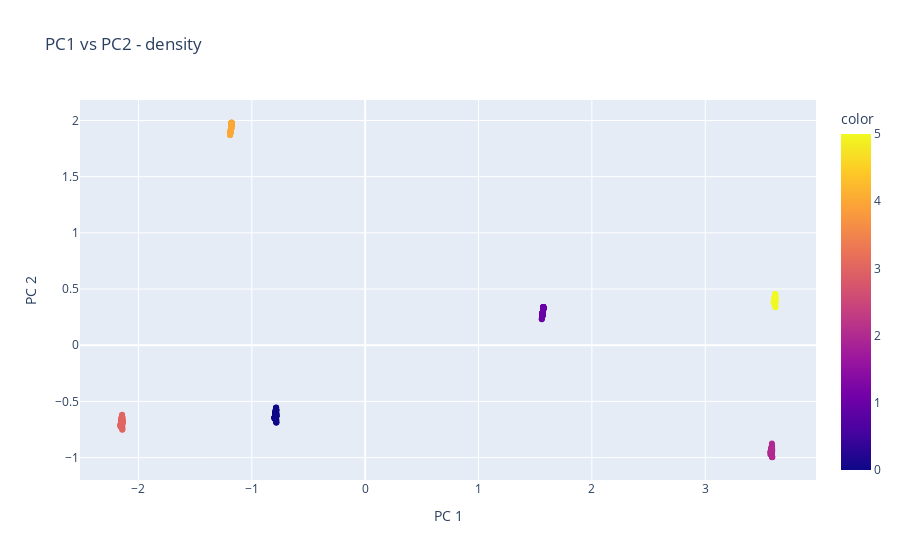

Write notebook code for a chart like this one.
### Code cell
# density
fig = px.scatter(
    components, x=0, y=1, color=db_demographics['y_db'],
#     title=f'Total Explained Variance: {total_var:.2f}%',
    title=f'PC1 vs PC2 - density',
    labels={'0': 'PC 1', '1': 'PC 2'}
)

fig.show()

### Figure 1 — Plotly figure (JSON) as saved in the notebook; plotly's stock layout.template omitted (floating-point values rounded to 4 significant figures; data arrays with more than 128 entries replaced by an {"elided": "..."} marker saying what was removed)
{"data": [{"hovertemplate": "PC 1=%{x}<br>PC 2=%{y}<br>color=%{marker.color}<extra></extra>", "legendgroup": "", "marker": {"color": {"elided": "747 int values"}, "coloraxis": "coloraxis", "symbol": "circle"}, "mode": "markers", "name": "", "orientation": "v", "showlegend": false, "type": "scatter", "x": {"elided": "747 float values"}, "xaxis": "x", "y": {"elided": "747 float values"}, "yaxis": "y"}], "layout": {"autosize": true, "coloraxis": {"colorbar": {"title": {"text": "color"}}, "colorscale": [[0, "#0d0887"], [0.1111, "#46039f"], [0.2222, "#7201a8"], [0.3333, "#9c179e"], [0.4444, "#bd3786"], [0.5556, "#d8576b"], [0.6667, "#ed7953"], [0.7778, "#fb9f3a"], [0.8889, "#fdca26"], [1, "#f0f921"]]}, "legend": {"tracegroupgap": 0}, "title": {"text": "PC1 vs PC2 - density"}, "xaxis": {"anchor": "y", "autorange": true, "domain": [0, 1], "range": [-2.512, 3.974], "title": {"text": "PC 1"}, "type": "linear"}, "yaxis": {"anchor": "x", "autorange": true, "domain": [0, 1], "range": [-1.242, 2.225], "title": {"text": "PC 2"}, "type": "linear"}}}
